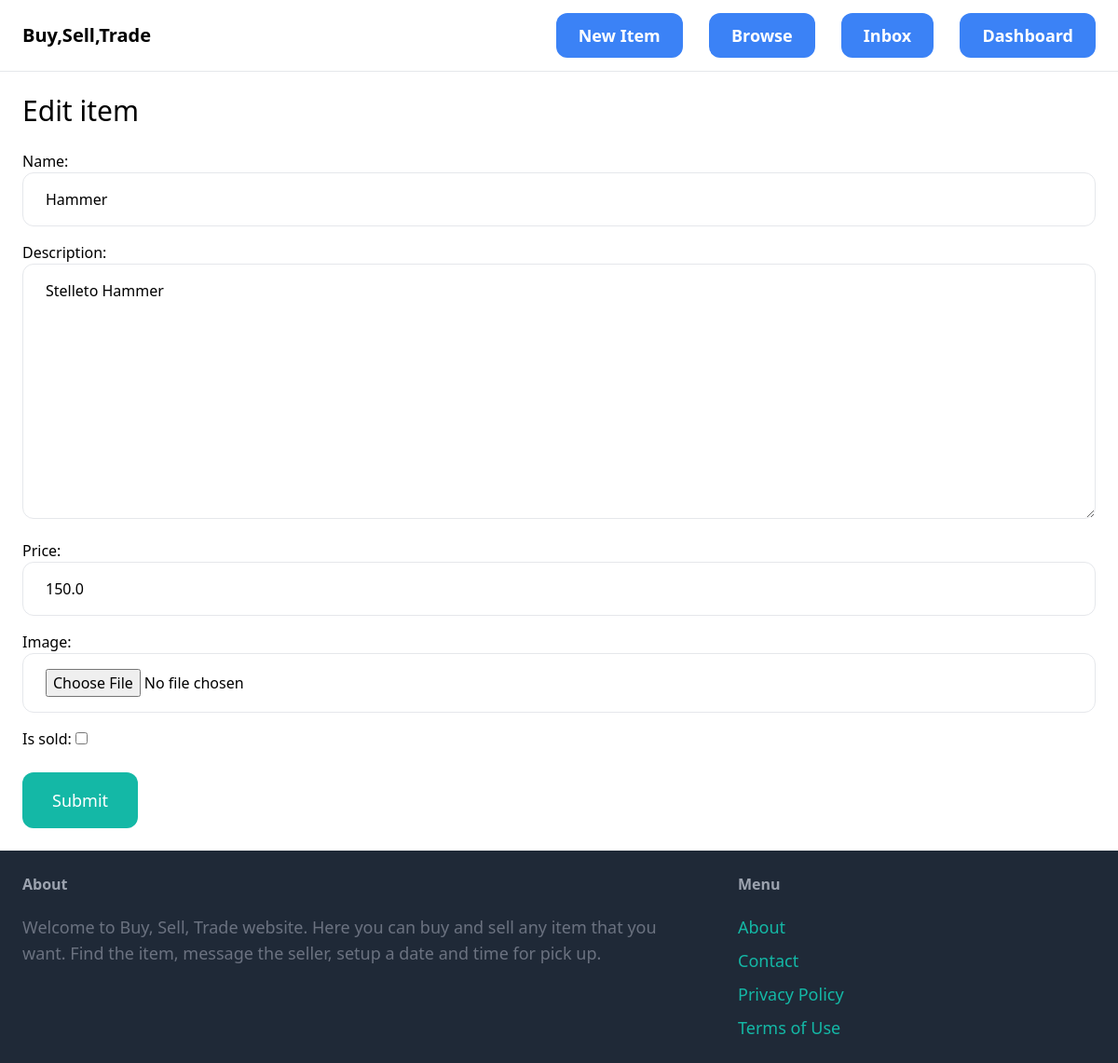
/items/1/edit/ (signed in), run on the app's committed database.
### item/models.py (models this page shows, shortened)
class Item(models.Model):
    category = models.ForeignKey(Category, related_name='items', on_delete=models.CASCADE)
    name = models.CharField(max_length=255)
    description = models.TextField(blank=True, null=True)
    price = models.FloatField()
    image = models.ImageField(upload_to='item_images', blank=True, null=True)
    is_sold = models.BooleanField(default=False)
    created_by = models.ForeignKey(User, related_name='items', on_delete=models.CASCADE)
    created_at = models.DateTimeField(auto_now_add=True)

### item/views.py (the view)
# urls.py: path('<int:pk>/edit/', views.edit, name='edit'),
@login_required
def edit(request, pk):
    item = get_object_or_404(Item, pk=pk, created_by=request.user)
    if request.method == 'POST':
        form = EditItemForm(request.POST, request.FILES, instance=item)
        if form.is_valid():
            form.save()
            return redirect('item:detail', pk=item.id)
    else:
        form = EditItemForm(instance=item)
    return render(request, 'item/form.html', {
        'form': form,
        'title': 'Edit item',
    })

### item/forms.py
class EditItemForm(forms.ModelForm):
    class Meta:
        model = Item
        fields = ('name', 'description', 'price', 'image', 'is_sold')
        widgets = {
            'name': forms.TextInput(attrs={
                'class': INPUT_CLASSES
            }),
            'description': forms.Textarea(attrs={
                'class': INPUT_CLASSES
            }),
            'price': forms.TextInput(attrs={
                'class': INPUT_CLASSES
            }),
            'image': forms.FileInput(attrs={
                'class': INPUT_CLASSES
            })
        }

### item/templates/item/form.html (shortened to what this page needs)
{% extends 'core/base.html' %}
{% block content %}
<h1 class="mb-6 text-3xl">{{ title }}</h1>
<form method="post" action="." enctype="multipart/form-data">
    <div class="space-y-4">
        {{ form.as_p }}
    </div>
    <button class="mt-6 py-4 px-8 text-lg bg-teal-500 hover:bg-teal-700 rounded-xl text-white">Submit</button>
</form>
{% endblock %}

### data on the page
Item: name "Hammer", description "Stelleto Hammer", price "150.0"

### other printed values
{{ title }} "Edit item"
